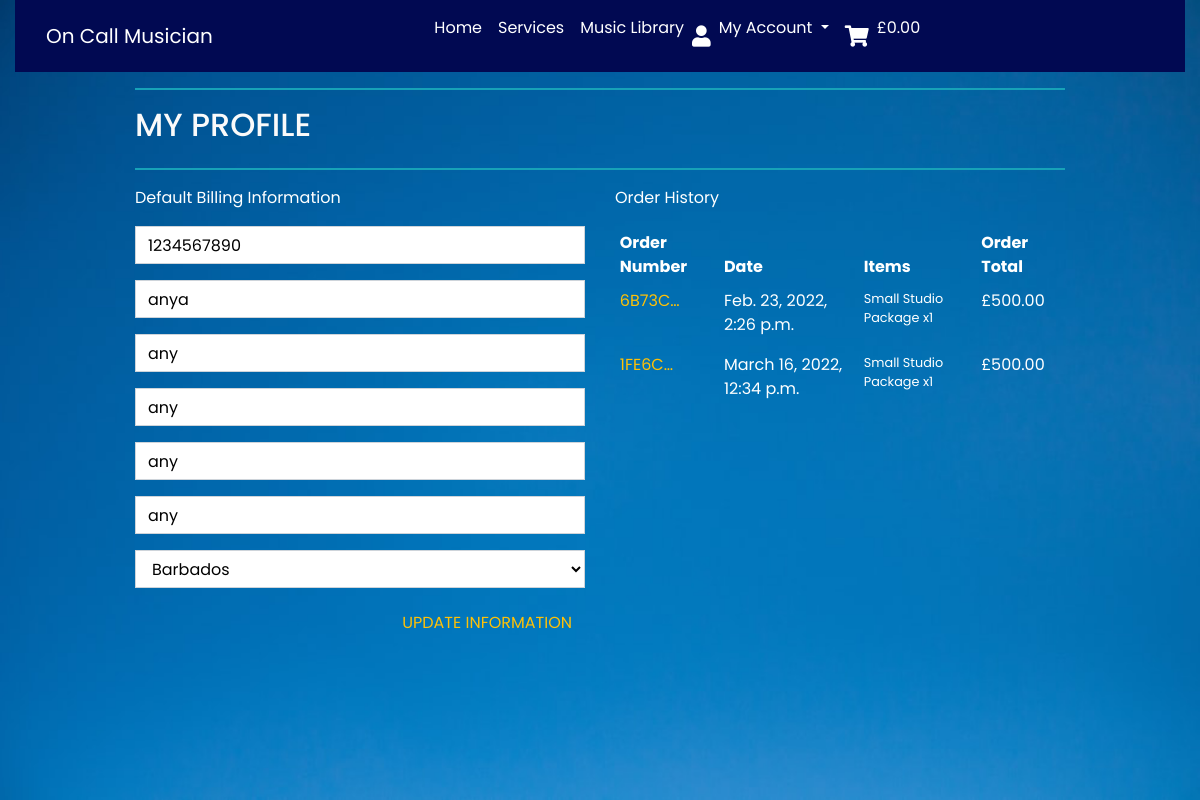
/profile/ (signed in), run on an earlier commit of the app's database.
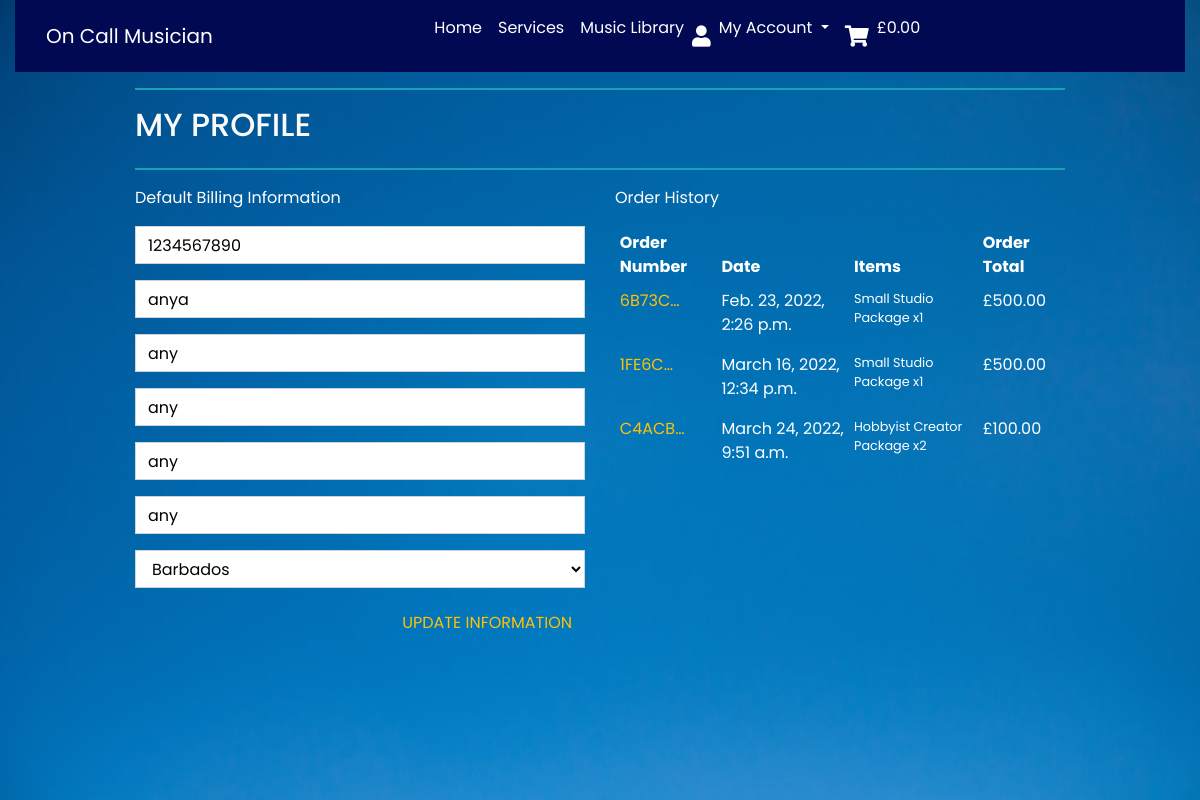
And on a later commit of the database.
### profiles/models.py (models this page shows, shortened)
class UserProfile(models.Model):
    user = models.OneToOneField(User, on_delete=models.CASCADE)
    default_phone_number = models.CharField(max_length=20, null=True, blank=True)
    default_street_address1 = models.CharField(max_length=80, null=True, blank=True)
    default_street_address2 = models.CharField(max_length=80, null=True, blank=True)
    default_town_or_city = models.CharField(max_length=40, null=True, blank=True)
    default_county = models.CharField(max_length=80, null=True, blank=True)
    default_postcode = models.CharField(max_length=20, null=True, blank=True)
    default_country = CountryField(blank_label='Country', null=True, blank=True)

### checkout/models.py (models this page shows, shortened)
class Order(models.Model):
    order_number = models.CharField(max_length=32, null=False, editable=False)
    user_profile = models.ForeignKey(UserProfile, on_delete=models.SET_NULL,
                                     null=True, blank=True, related_name='orders')
    full_name = models.CharField(max_length=50, null=False, blank=False)
    email = models.EmailField(max_length=254, null=False, blank=False)
    phone_number = models.CharField(max_length=20, null=False, blank=False)
    country = CountryField(blank_label='Country *', null=False, blank=False)
    postcode = models.CharField(max_length=20, null=True, blank=True)
    town_or_city = models.CharField(max_length=40, null=False, blank=False)
    street_address1 = models.CharField(max_length=80, null=False, blank=False)
    street_address2 = models.CharField(max_length=80, null=True, blank=True)
    county = models.CharField(max_length=80, null=True, blank=True)
    date = models.DateTimeField(auto_now_add=True)
    order_total = models.DecimalField(max_digits=10, decimal_places=2, null=False, default=0)
    grand_total = models.DecimalField(max_digits=10, decimal_places=2, null=False, default=0)
    original_cart = models.TextField(null=False, blank=False, default='')
    stripe_pid = models.CharField(max_length=254, null=False, blank=False, default='')

class OrderLineItem(models.Model):
    order = models.ForeignKey(Order, null=False, blank=False, on_delete=models.CASCADE, related_name='lineitems')
    service = models.ForeignKey(Service, null=False, blank=False, on_delete=models.CASCADE)
    quantity = models.IntegerField(null=False, blank=False, default=0)
    lineitem_total = models.DecimalField(max_digits=6, decimal_places=2, null=False, blank=False, editable=False)

### services/models.py (models this page shows, shortened)
class Service(models.Model):
    name = models.CharField(max_length=254)
    description = models.TextField(max_length=400)
    price = models.DecimalField(max_digits=6, decimal_places=2)
    subscription = models.CharField(max_length=254, default='Subscription')
    access = models.CharField(max_length=254, default='Access')
    original_music = models.CharField(max_length=254, default='Original Music')
    rating = models.DecimalField(max_digits=6, decimal_places=2, null=True,
                                 blank=True)
    image_url = models.URLField(max_length=1024, null=True, blank=True)
    image = models.ImageField(null=True, blank=True)

### profiles/views.py (the view)
# urls.py: path('profile/', include('profiles.urls')),
@login_required
def profile(request):
    profile = get_object_or_404(UserProfile, user=request.user)
    if request.method == 'POST':
        form = UserProfileForm(request.POST, instance=profile)
        if form.is_valid():
            form.save()
            messages.success(request, 'Profile updated successfully')
        else:
            messages.error(request, 'Update failed. Please ensure the form is valid.')
    else:
        form = UserProfileForm(instance=profile)
    orders = profile.orders.all()
    template = 'profiles/profile.html'
    context = {
        'form': form,
        'orders': orders,
        'on_profile_page': True
    }
    return render(request, template, context)

### profiles/forms.py
class UserProfileForm(forms.ModelForm):
    class Meta:
        model = UserProfile
        exclude = ('user',)
    def __init__(self, *args, **kwargs):
        super().__init__(*args, **kwargs)
        placeholders = {
            'default_phone_number': 'Phone Number',
            'default_postcode': 'Postal Code',
            'default_town_or_city': 'Town or City',
            'default_street_address1': 'Street Address 1',
            'default_street_address2': 'Street Address 2',
            'default_county': 'County, State or Locality',
        }
        self.fields['default_phone_number'].widget.attrs['autofocus'] = True
        for field in self.fields:
            if field != 'default_country':
                if self.fields[field].required:
                    placeholder = f'{placeholders[field]} *'
                else:
                    placeholder = placeholders[field]
                self.fields[field].widget.attrs['placeholder'] = placeholder
            self.fields[field].widget.attrs['class'] = 'border-black rounded-0 profile-form-input'
            self.fields[field].label = False

### cart/contexts.py (called while the page is built, shortened)
def cart_contents(request):
    cart_items = []
    total = 0
    service_count = 0
    discount = 0
    cart = request.session.get('cart', {})
    if total < settings.TEN_PERCENT_DISCOUNT:
        discount = total * Decimal(settings.SINGLE_PRODUCT_COUNT)
        discount_delta = settings.TEN_PERCENT_DISCOUNT - total
    else:
        discount = 0
        discount_delta = 0
    grand_total = discount + total
    context = {
        'cart_items': cart_items,
        'total': total,
        'service_count': service_count,
        'discount': discount,
        'discount_delta': discount_delta,
        'ten_percent_discount': settings.TEN_PERCENT_DISCOUNT,
        'grand_total': grand_total,
    }
    return context

### profiles/templates/profiles/profile.html (shortened to what this page needs)
{% extends "base.html" %}
{% load static %}
{% block extra_css %}
<link rel="stylesheet" href="{% static 'profiles/css/profile.css' %}">
{% endblock %}
{% block content %}
<div class="overlay"></div>
<div class="container">
    <div class="row">
        <div class="col">
            <hr class="h-rule">
            <h2 class="logo-font mb-4">My Profile</h2>
            <hr class="h-rule">
        </div>
    </div>
    <div class="row">
        <div class="col-12 col-lg-6">
            <p class="text-white">Default Billing Information</p>
            <form class="mt-3" action="{% url 'profile' %}" method="POST" id="profile-update-form">
                {{ form|crispy }}
                <button class="btn btn-black rounded-0 text-uppercase text-warning float-right">Update Information</button>
            </form>
        </div>
        <div class="col-12 col-lg-6">
            <p class="text-white">Order History</p>
            <div class="order-history table-responsive">
                <table class="table table-sm table-borderless">
                    <thead class="text-white">
                        <tr>
                            <th >Order Number</th>
                            <th>Date</th>
                            <th>Items</th>
                            <th>Order Total</th>
                        </tr>
                    </thead>
                    <tbody>
                        {% for order in orders %}
                            <tr class="text-white">
                                <td>
                                    <a href="{% url 'order_history' order.order_number %}"
                                    title="{{ order.order_number }}" class="text-warning">
                                        {{ order.order_number|truncatechars:6 }}
                                    </a>
                                </td>
                                <td>{{ order.date }}</td>
                                <td>
                                    <ul class="list-unstyled">
                                        {% for item in order.lineitems.all %}
                                            <li class="small">
                                                {{ item.service.name }}
                                                 x{{ item.quantity }}
                                            </li>
                                        {% endfor %}
                                    </ul>
                                </td>
                                <td>£{{ order.grand_total }}</td>
                            </tr>
                        {% endfor %}
                    </tbody>
                </table>
            </div>
        </div>
    </div>
{% endblock %}

### templates/base.html (shortened to what this page needs)
{% load static %}
<!DOCTYPE html>
<html lang="en">
<head>
    {% block corecss %}
    <link rel="stylesheet" href="https://cdn.jsdelivr.net/npm/bootstrap@4.5.3/dist/css/bootstrap.min.css"
>
    <link rel="stylesheet" href="https://use.fontawesome.com/releases/v5.15.4/css/all.css"
>
    <link rel="stylesheet" href="{% static 'css/base.css' %}">
    {% endblock %}
    {% block extra_css %}
    {% endblock %}
</head>
<body>
    <header class="container-fluid ">
        <nav class="navbar navbar-expand-lg navbar-dark">
            <a class="navbar-brand col-12 col-lg-4 my-auto py-1 py-lg-0 text-center text-lg-left"
                href="{% url 'home' %}">On
                Call Musician</a>
            <div class="collapse navbar-collapse" id="navbarNavDropdown">
                <ul class="navbar-nav">
                    <li class="nav-item active">
                        <a class="nav-link" href="{% url 'home' %}">Home <span class="sr-only">(current)</span></a>
                    </li>
                    {% if request.user.is_authenticated %}
                    <li class="nav-item active">
                        <a class="nav-link" href="{% url 'services' %}">Services</a>
                    </li>
                    <li class="nav-item active">
                        <a class="nav-link" href="{% url 'music_library' %}">Music Library</a>
                    </li>
                    {% endif %}
                        {% if request.user.is_authenticated %}
                        <i class="fas fa-user fa-lg text-white"></i>
                        <li class="list-inline-item dropdown">
                        <a class="nav-link dropdown-toggle active" href="#" id="navbarDropdownMenuLink" role="button"
                            data-toggle="dropdown" aria-haspopup="true" aria-expanded="false">
                            My Account
                        </a>
                            {% endif %}
                        </li>
                    {% if request.user.is_authenticated %}
                    <i class="fas fa-shopping-cart fa-lg text-white "></i>
                    <li class="list-inline-item dropdown">
                        <a class="{% if grand_total %}text-info font-weight-bold{% else %}text-black{% endif %} nav-link"
                            href="{% url 'view_cart' %}">
                            <p class="text-white cart-price " id="navbarDropdownMenuLink">
                                {% if grand_total %}
                                £{{ grand_total|floatformat:2 }}
                                {% else %}
                                £0.00
                                {% endif %}
                            </p>
                    </a>
                    </li>
                    {% endif %}
                </ul>
            </div>
        </nav>
    </header>
    {% block content %}
    {% endblock %}
</body>
</html>

### static/css/base.css (style rules this page uses)
html { height: 100%; }
body { background: url('/media/hannah-troupe-wL_w5t_OKtI-unsplash.jpg') no-repeat center center fixed; background-size: cover; color: rgb(250, 250, 250); font-family: 'Poppins', sans-serif; }
.overlay { height: 100%; width: 100%; top: 0; left: 0; position: fixed; background-image: url(/media/overlay.png); background-size: cover; z-index: -1; }
.h-rule { border: 1px solid #17a2b8; }
.navbar { background: rgb(1, 9, 82); max-width: 100%; }
.navbar-collapse { display: flex; align-items: center; }
.logo-font { text-transform: uppercase; }
.text-white { color: rgb(255, 255, 255) !important; }
@media (min-width: 1200px) { .container { max-width: 80%; } }
@media (min-width: 992px) { .fa-user { display: flex; align-items: center; justify-content: center; } }
@media (min-width: 992px) { .fa-shopping-cart { display: flex; align-items: center; justify-content: center; } }

### profiles/static/profiles/css/profile.css (style rules this page uses)
.order-history { max-height: 416px; overflow-y: auto; }
#profile-update-form .form-control { color: #000; }
#profile-update-form input::placeholder { color: #aab7c4; }
#id_default_country, #id_default_country option:not(:first-child) { color: #000; }

What changed in the data, as far as the page shows it:
added Order: order_number "C4ACB…", date "March 24, 2022, 9:51 a.m.", grand_total "100.00"
added OrderLineItem: service.name "Hobbyist Creator Package", quantity "2", shown under "C4ACB…"
